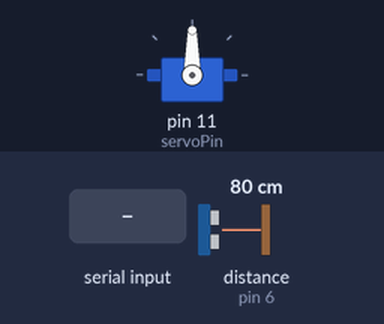
Simulated run of this sketch. Board: Arduino Uno, built with avr-gcc and run on an emulated ATmega328P. Shown: servo. Wiring (inferred from the names in the program): ultrasonic range finder: trigger pin 7; echo pin 6. Inputs (shaded band) come from the test bench; at power-on: distance to the obstacle (sensor on pin 6) 80 cm. The echo pulse lasts 58.3 µs per cm; what the sketch prints to the serial monitor is not drawn.

Above: at 1.2 s.
1.3 s: "2" received over Serial
At 2.5 s:
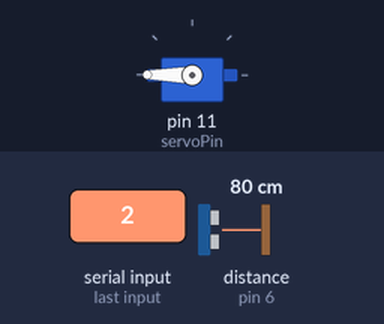
2.8 s: "1" received over Serial
At 3.9 s:
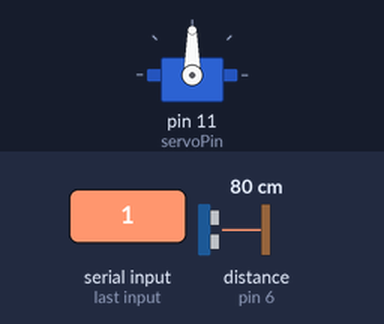
Timing chart, 0 to 5.8 s (numbered marks = the images above; inputs shaded):
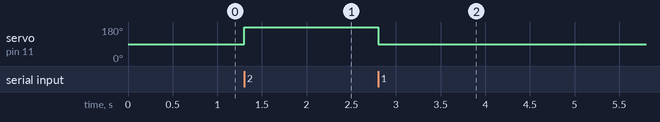

Measured:
- after the input at 1.3 s, servo on pin 11 (servoPin): 90° → 180° at once
- after the input at 2.8 s, servo on pin 11 (servoPin): 180° → 90° at once

The sketch:

09-30-25.ino
```cpp
/* Link do projeto: https://wokwi.com/projects/443526276749196289 */

#include <Servo.h>

#define trigger 7
#define echo 6

#define servoPin 11

Servo myServo;

void setup() {
  Serial.begin(9600);
  myServo.attach(servoPin);
  pinMode(trigger, OUTPUT);
  pinMode(echo, INPUT);
}

void loop() {
  digitalWrite(trigger, HIGH);
  delayMicroseconds(10);
  digitalWrite(trigger, LOW);

  int dist = pulseIn(echo, HIGH);
  dist = dist/58;
  Serial.println(dist);

  if(Serial.available() > 0) {
    char comando = Serial.read();
    if(comando == '1') {
      myServo.write(90);
    } else if(comando == '2') {
      myServo.write(180);
    }
  }
}
```
